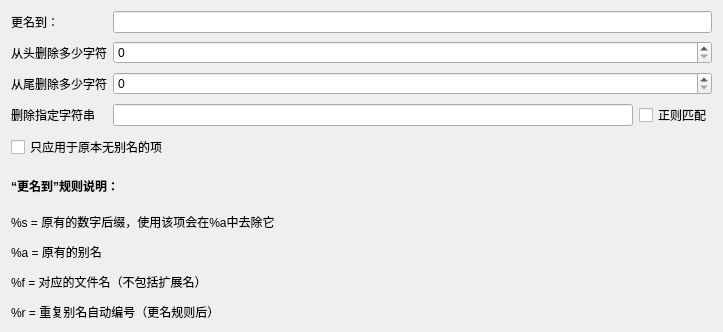
<?xml version="1.0" encoding="UTF-8"?>
<ui version="4.0">
 <class>SetAliasToolOptionWidget</class>
 <widget class="QWidget" name="SetAliasToolOptionWidget">
  <property name="geometry">
   <rect>
    <x>0</x>
    <y>0</y>
    <width>723</width>
    <height>302</height>
   </rect>
  </property>
  <property name="windowTitle">
   <string>Form</string>
  </property>
  <layout class="QVBoxLayout" name="verticalLayout">
   <item>
    <layout class="QGridLayout" name="gridLayout">
     <property name="verticalSpacing">
      <number>8</number>
     </property>
     <item row="0" column="0">
      <widget class="QLabel" name="ruleLabel">
       <property name="text">
        <string>更名到：</string>
       </property>
      </widget>
     </item>
     <item row="1" column="0">
      <widget class="QLabel" name="headCutLabel">
       <property name="text">
        <string>从头删除多少字符</string>
       </property>
      </widget>
     </item>
     <item row="2" column="0">
      <widget class="QLabel" name="tailCutLabel">
       <property name="text">
        <string>从尾删除多少字符</string>
       </property>
      </widget>
     </item>
     <item row="3" column="0">
      <widget class="QLabel" name="removeStrLabel">
       <property name="text">
        <string>删除指定字符串</string>
       </property>
      </widget>
     </item>
     <item row="3" column="1">
      <widget class="QLineEdit" name="removeStrLineEdit"/>
     </item>
     <item row="3" column="2">
      <widget class="QCheckBox" name="removeStrRegexCheckBox">
       <property name="text">
        <string>正则匹配</string>
       </property>
      </widget>
     </item>
     <item row="0" column="1" colspan="2">
      <widget class="QLineEdit" name="ruleLineEdit"/>
     </item>
     <item row="4" column="0" colspan="3">
      <widget class="QCheckBox" name="emptyOnlyCheckBox">
       <property name="text">
        <string>只应用于原本无别名的项</string>
       </property>
      </widget>
     </item>
     <item row="1" column="1" colspan="2">
      <widget class="QSpinBox" name="headCutSpinBox"/>
     </item>
     <item row="2" column="1" colspan="2">
      <widget class="QSpinBox" name="tailCutSpinBox"/>
     </item>
    </layout>
   </item>
   <item>
    <spacer name="verticalSpacer_2">
     <property name="orientation">
      <enum>Qt::Vertical</enum>
     </property>
     <property name="sizeType">
      <enum>QSizePolicy::Fixed</enum>
     </property>
     <property name="sizeHint" stdset="0">
      <size>
       <width>20</width>
       <height>12</height>
      </size>
     </property>
    </spacer>
   </item>
   <item>
    <widget class="QLabel" name="label">
     <property name="text">
      <string>&lt;html&gt;&lt;head/&gt;&lt;body&gt;&lt;p style=&quot;margin-bottom:18px&quot;&gt;&lt;span style=&quot; font-size:medium; font-weight:600;&quot;&gt;“更名到”规则说明：&lt;/span&gt;&lt;/p&gt;&lt;p&gt;%s = 原有的数字后缀，使用该项会在%a中去除它&lt;/p&gt;&lt;p&gt;%a = 原有的别名&lt;/p&gt;&lt;p&gt;%f = 对应的文件名（不包括扩展名）&lt;/p&gt;&lt;p&gt;%r = 重复别名自动编号（更名规则后）&lt;/p&gt;&lt;/body&gt;&lt;/html&gt;</string>
     </property>
    </widget>
   </item>
   <item>
    <spacer name="verticalSpacer">
     <property name="orientation">
      <enum>Qt::Vertical</enum>
     </property>
     <property name="sizeHint" stdset="0">
      <size>
       <width>20</width>
       <height>40</height>
      </size>
     </property>
    </spacer>
   </item>
  </layout>
 </widget>
 <resources/>
 <connections/>
</ui>
